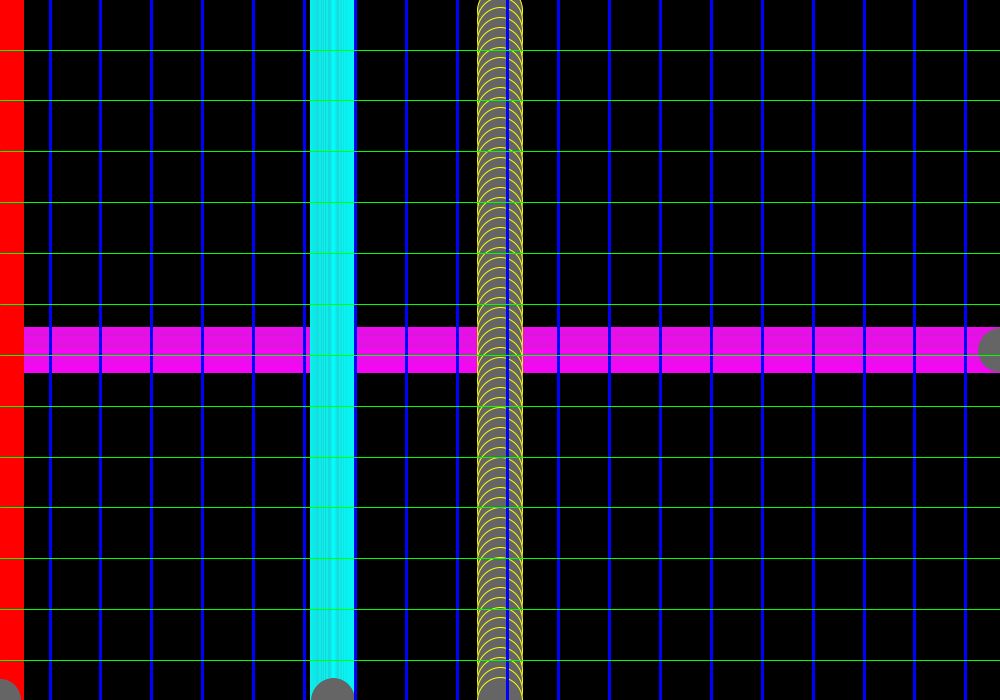
Frame 1 (no input)
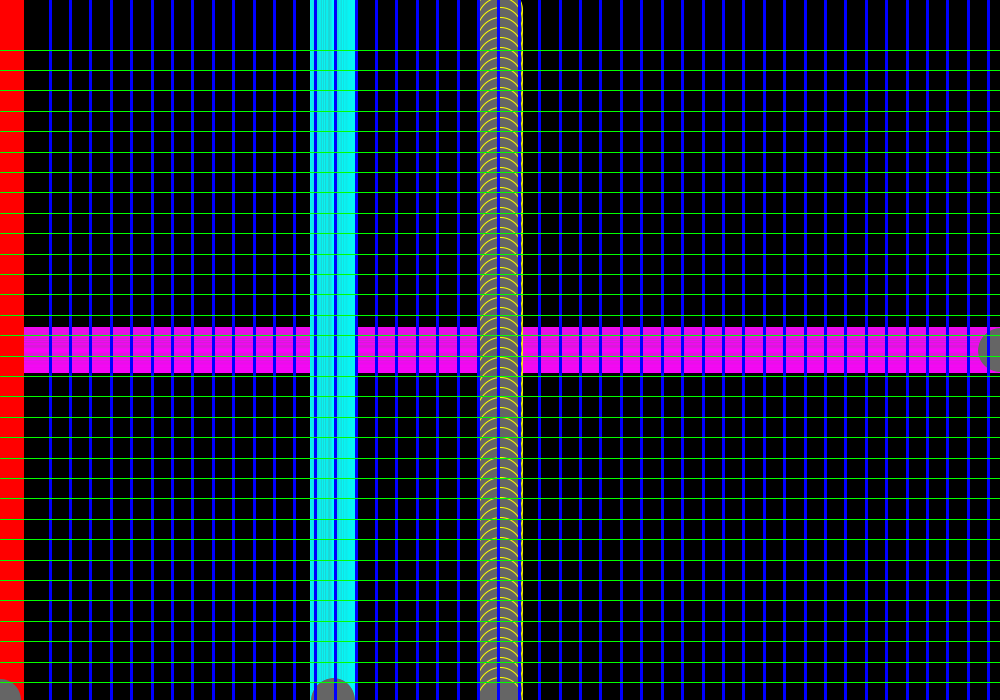
Frame 60 (the mouse pressed at the canvas centre just before this capture)
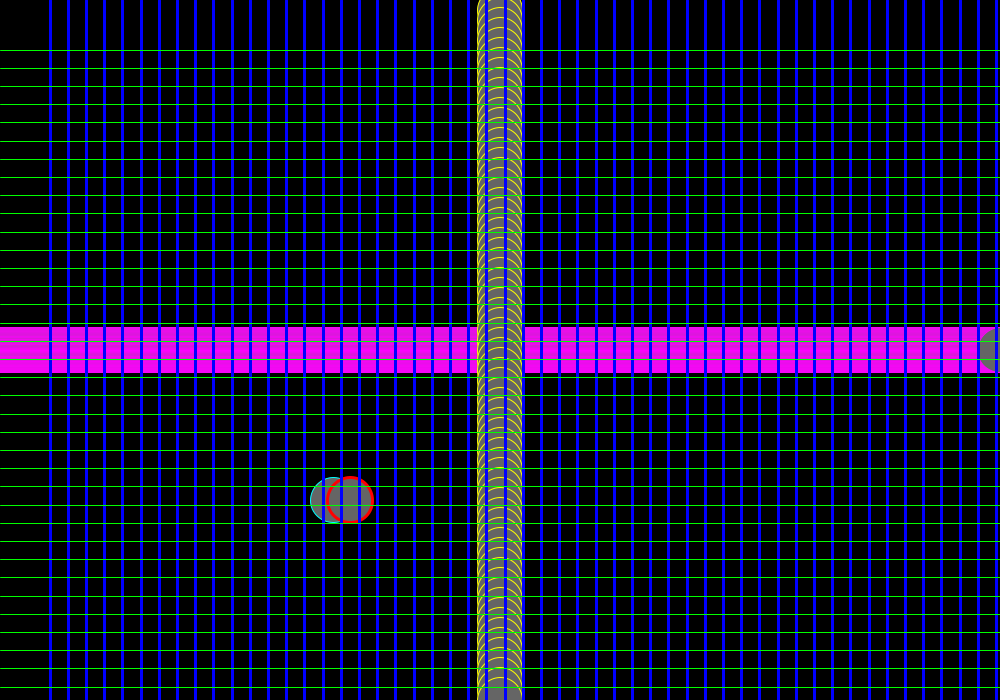
Frame 120 (the mouse held since frame 60 and released just before this capture)

The Processing sketch that drew these frames (run headless with seeded random() and noise(); from frame 60 on, the mouse is pressed at the canvas centre):

// Processing sketch: Five
// ── Five.pde
//While loops, random and grids

//WHile this is true, execute this code

float x = 0;
float y = 0;
float z = 0;
float spacing = 50;

void setup() {
  size(1000, 700);
}

void draw() {
  background(0);
  spacing = spacing + random(-3,3);
  
  x = 0;
  //draw circles until x is greater than the width
  while (x < width) {
    x = x + 1;
    fill(101);
    stroke(255, 0, 255);
    ellipse(x, height/2, 45, 45);
  }
  x = 0;
  //draw circles until x is nolonger less than the height
  while (x < height) {
    x = x + 10;
    fill(101);
    strokeWeight(1);
    stroke(255, 255, 0);
    ellipse(width/2, x, 45, 45);
  }

  x = 0;
  //draw circles while x is less than the height
  //if mouseX is less than 1 the variable x = 1 
  //(so that we dont get stuck in an infinite loop)
  //otherwise x = mouseX so draw a circle
  while (x < height) {
    if (mouseX < 1) {
      x = x + 1;
    } else {
      x = x + mouseX;
    }
    fill(101);
    strokeWeight(1);
    stroke(0, 255, 255);
    ellipse(width/3, x, 45, 45);
  }
  z = 0;
  while (z < height) {
    if (mouseX < 1) {
      z = z + 1;
    } else {
      z = z + mouseX;
    }
    fill(101);
    strokeWeight(3);
    stroke(255, 0, 0);
    ellipse(mouseY, z, 45, 45);
  }
  y = 50;
  stroke(0, 0, 255);
  strokeWeight(3);

  while (y < width) {
    line(y, 0, y, height);
    y = y + spacing;
  }

  y = 50;
  stroke(0, 255, 0);
  strokeWeight(1);
  while (y < height) {
    line(0, y, width, y);
    y = y + spacing;
  }
}
